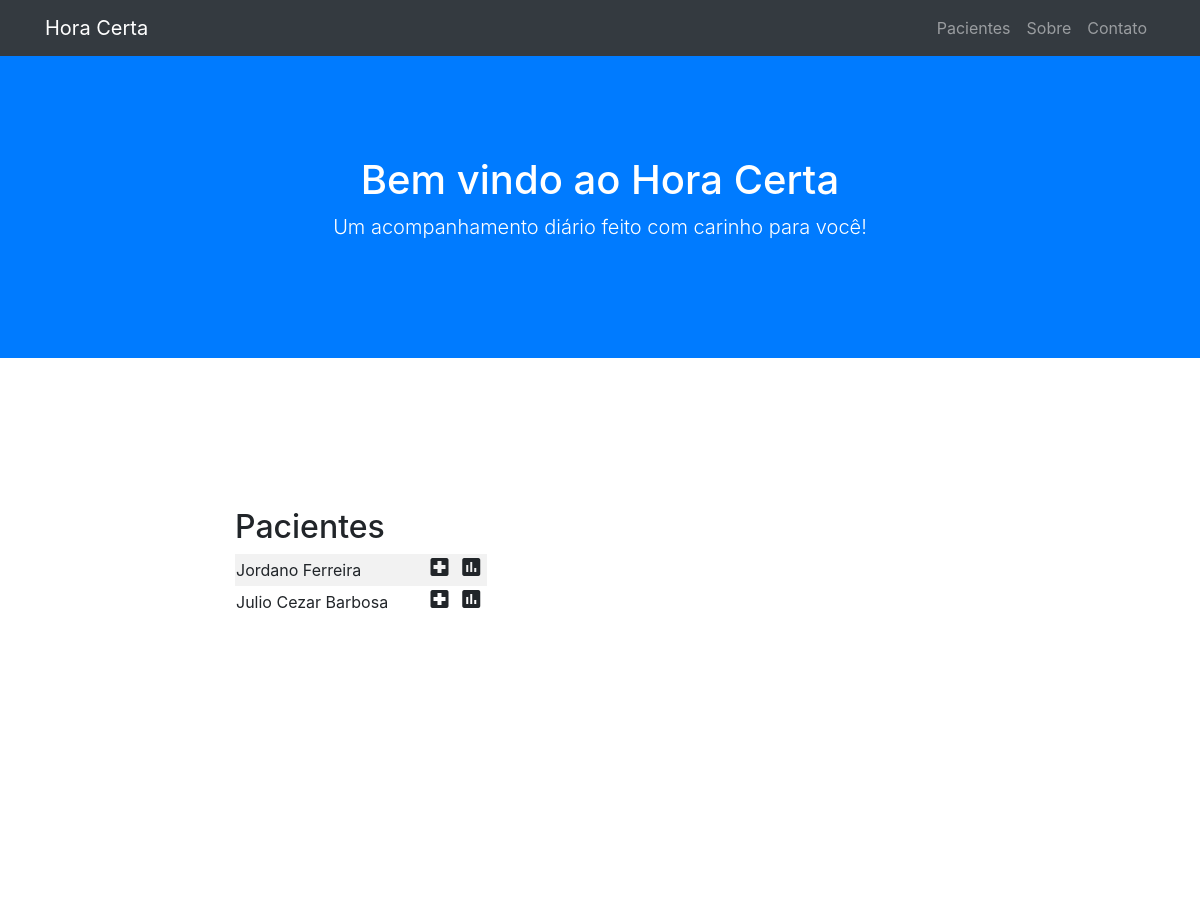
Before: /doctor.php (upper part) with the older database file.
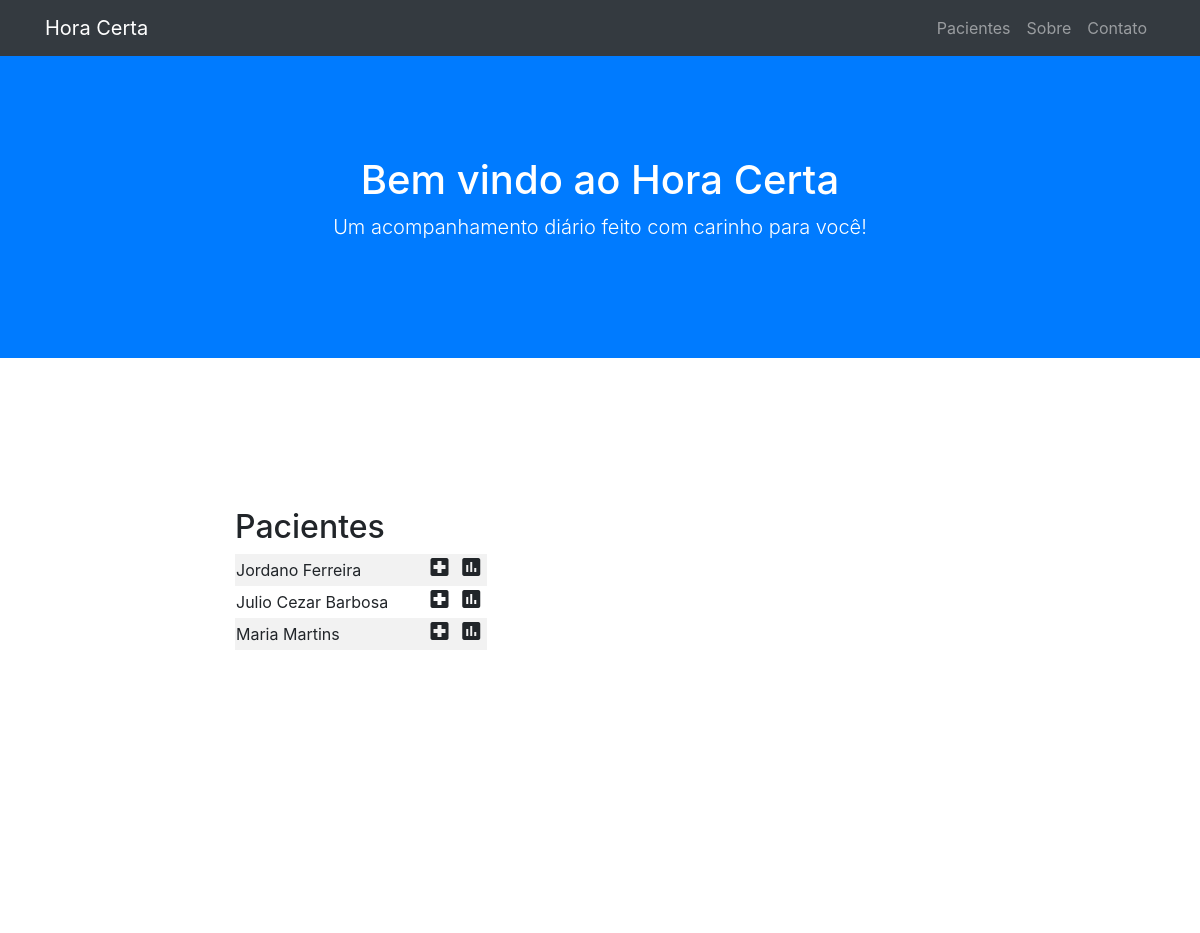
After: the same page with the newer database file.
### tables this page shows
CREATE TABLE Usuario
(
  email			  varchar(40)			NOT NULL,
  senha       varchar(40)     NOT NULL,
  cpf         varchar(40)     NOT NULL,
  nome				varchar(40)			NOT NULL,
  sobrenome   varchar(40)     NOT NULL,
  tipo        varchar(1)      NOT NULL,
  CONSTRAINT PK_cpf					  PRIMARY KEY (cpf)
);

### doctor.php (the view, shortened to what this page needs)
<!DOCTYPE html>
<html lang="en">
  <head>
    <link href="vendor/bootstrap/css/bootstrap.min.css" rel="stylesheet">
    <link href="css/scrolling-nav.css" rel="stylesheet">
  </head>
  <body id="page-top">
    <nav class="navbar navbar-expand-lg navbar-dark bg-dark fixed-top" id="mainNav">
      <div class="container">
        <a class="navbar-brand js-scroll-trigger" href="#page-top">Hora Certa </a>
        <div class="collapse navbar-collapse" id="navbarResponsive">
          <ul class="navbar-nav ml-auto">
            <li class="nav-item">
              <a class="nav-link js-scroll-trigger" href="#about">Pacientes</a>
            </li>
            <li class="nav-item">
              <a class="nav-link js-scroll-trigger" href="#services">Sobre</a>
            </li>
            <li class="nav-item">
              <a class="nav-link js-scroll-trigger" href="#contact">Contato</a>
            </li>
          </ul>
        </div>
      </div>
    </nav>
    <header class="bg-primary text-white">
      <div class="container text-center">
        <h1>Bem vindo ao Hora Certa</h1>
        <p class="lead">Um acompanhamento diário feito com carinho para você!</p>
      </div>
    </header>
    <section id="about">
      <div class="container">
        <div class="row">
          <div class="col-lg-8 mx-auto">
            <h2>Pacientes</h2>
              <div id="tabela">
                <?php
                      echo "<table>";
                      $dsn = 'mysql:host=127.0.0.1;dbname=horacerta_db';
                      $user = 'root';
                      $senha = 'abc123';
                      $pdo = new PDO($dsn, $user, $senha);
                      $sql = 'select * from Usuario WHERE tipo = "p"';
                      $result = $pdo->query($sql);
                      $result = $result->fetchAll(PDO::FETCH_ASSOC);
                      $result = json_encode($result);
                      $array = json_decode($result);
                      foreach($array as $json){
                       echo "<tr> <td>{$json->nome} {$json->sobrenome}</td><td><i class='material-icons' name='remed'>local_hospital</i></td><td><i class='material-icons' name='graf'>assessment</i></td><td style='visibility: hidden'>{$json->cpf}</td></tr>";
                     }
                     echo "</table>";
                ?>
                </div>
                <div id="g_chart">
                  <div id="curve_chart"  style="width: 700px; height: 500px"></div>
             </div>
          </div>
        </div>
      </div>
    </section>
  </body>
</html>

### css/scrolling-nav.css (style rules this page uses)
header { padding: 154px 0 100px; }
@media (min-width: 992px) { header { padding: 156px 0 100px; } }
section { padding: 150px 0; }

### doctor.php (style rules this page uses)
table { border-collapse: collapse; text-align: center; width: 400px; }
table tr td:first-child { text-align: left; }
#tabela table tr:nth-child(2n+1) { background-color: rgba(0, 0, 0, 0.05); }

Changed rows visible on the page:
added usuario: nome "Maria", sobrenome "Martins"
